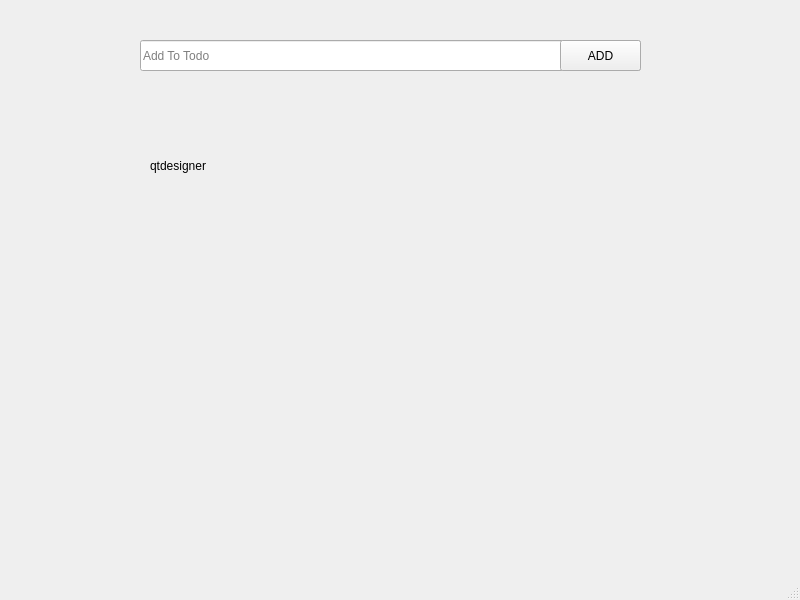
<?xml version="1.0" encoding="UTF-8"?>
<ui version="4.0">
 <class>MainWindow</class>
 <widget class="QMainWindow" name="MainWindow">
  <property name="geometry">
   <rect>
    <x>0</x>
    <y>0</y>
    <width>800</width>
    <height>600</height>
   </rect>
  </property>
  <property name="windowTitle">
   <string>MainWindow</string>
  </property>
  <widget class="QWidget" name="centralwidget">
   <widget class="QLineEdit" name="todoInput">
    <property name="geometry">
     <rect>
      <x>140</x>
      <y>40</y>
      <width>501</width>
      <height>31</height>
     </rect>
    </property>
    <property name="placeholderText">
     <string>Add To Todo</string>
    </property>
   </widget>
   <widget class="QPushButton" name="submitBtn">
    <property name="geometry">
     <rect>
      <x>560</x>
      <y>40</y>
      <width>81</width>
      <height>31</height>
     </rect>
    </property>
    <property name="text">
     <string>ADD</string>
    </property>
   </widget>
   <widget class="QLabel" name="todo">
    <property name="geometry">
     <rect>
      <x>150</x>
      <y>150</y>
      <width>481</width>
      <height>31</height>
     </rect>
    </property>
    <property name="text">
     <string>qtdesigner</string>
    </property>
   </widget>
  </widget>
  <widget class="QMenuBar" name="menubar">
   <property name="geometry">
    <rect>
     <x>0</x>
     <y>0</y>
     <width>800</width>
     <height>21</height>
    </rect>
   </property>
  </widget>
  <widget class="QStatusBar" name="statusbar"/>
 </widget>
 <resources/>
 <connections/>
</ui>
